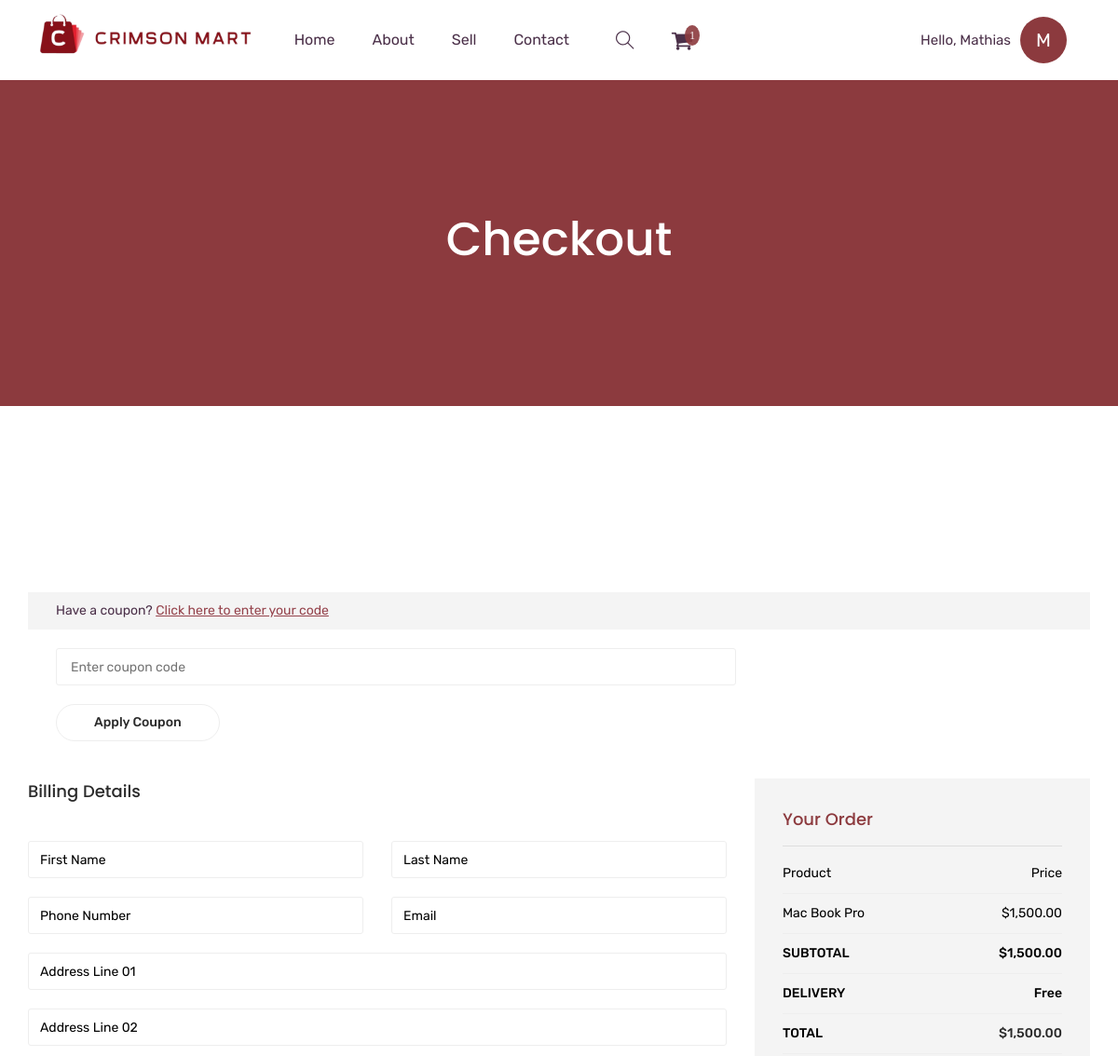
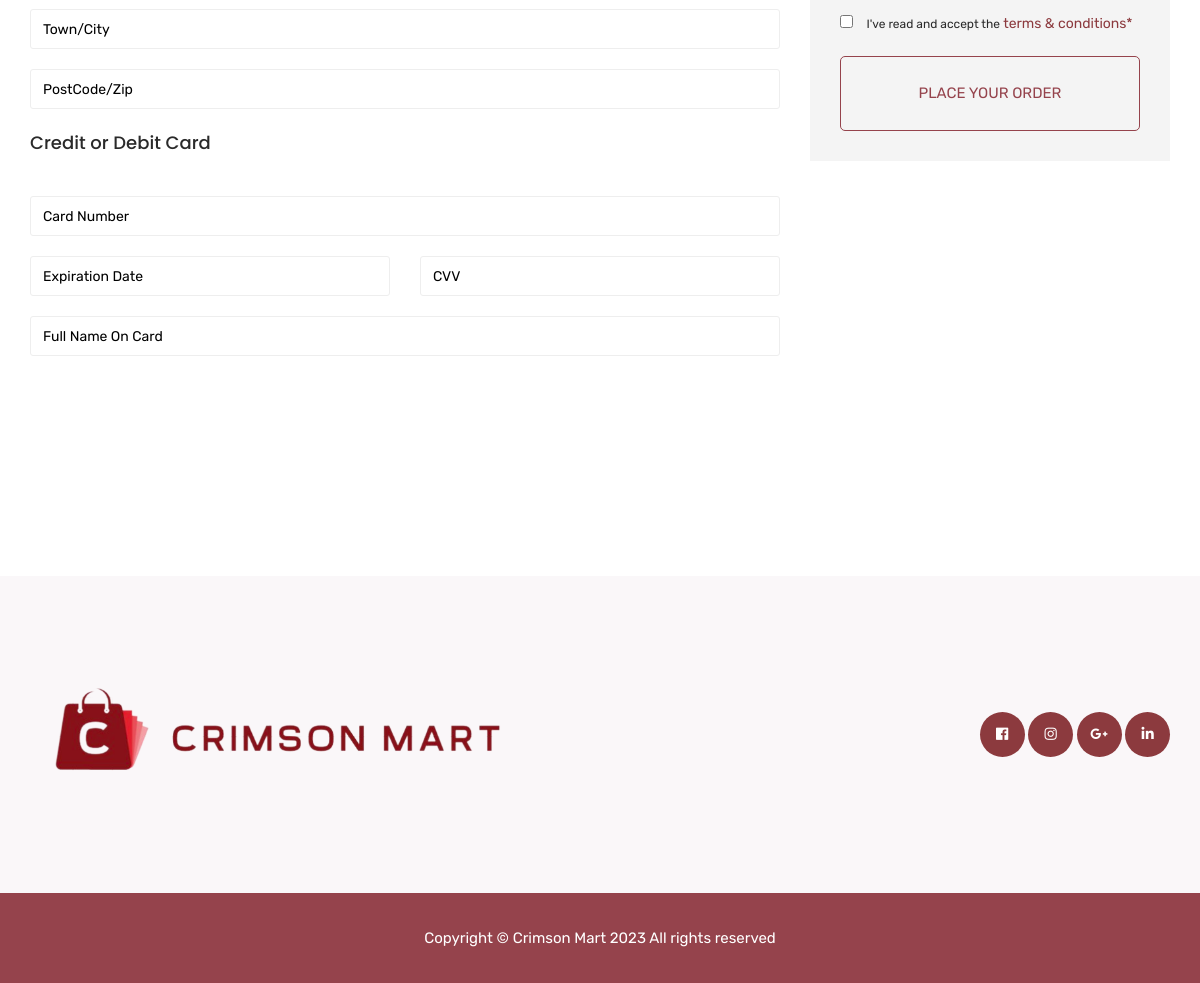
The page /checkout (signed in) on the database its author committed (2 pictures, top to bottom).
### tables this page shows
CREATE TABLE users (
    id INTEGER PRIMARY KEY,
    first_name TEXT,
    last_name TEXT,
    username TEXT,
    password TEXT,
    email TEXT
, 'number' INTEGER);

CREATE TABLE 'cart' ('id' INTEGER PRIMARY KEY AUTOINCREMENT NOT NULL, 'product_id' INTEGER, 'product_name' TEXT, 'product_image' TEXT, 'product_price' INTEGER, 'user_id' INTEGER);

### app.py (the view)
@app.route("/checkout")
@login_required
def checkout():
    user_id = session["user_id"]
    """Show Cart Page"""
    user_data = db.execute(
        "SELECT * FROM users WHERE id = ?",
        user_id
          )
    product_data = db.execute(
        "SELECT * FROM cart WHERE user_id = ?",
        user_id
          )
    cart_count_db = db.execute("SELECT COUNT(*) FROM cart WHERE user_id=?", user_id)
    cart_count = cart_count_db[0]["COUNT(*)"]
    total_price_db = db.execute(
        "SELECT SUM(product_price) FROM cart WHERE user_id = ?",
        user_id
          )
    total_price = total_price_db[0]["SUM(product_price)"]
    return render_template("checkout.html", user_data=user_data,product_data=product_data, cart_count=cart_count,total_price = total_price)

### app.py (called while the page is built)
@app.after_request
def after_request(response):
    response.headers["Cache-Control"] = "no-cache, no-store, must-revalidate"
    response.headers["Expires"] = 0
    response.headers["Pragma"] = "no-cache"
    return response

### helpers.py (called while the page is built)
def login_required(f):
    @wraps(f)
    def decorated_function(*args, **kwargs):
        if session.get("user_id") is None:
            return redirect("/login")
        return f(*args, **kwargs)
    return decorated_function

def usd(value):
    return f"${value:,.2f}"

### templates/checkout.html (shortened to what this page needs)
{% extends "layout.html" %}
{% block main %}
    <section class="breadcrumb_part">
        <div class="container">
            <div class="row">
                <div class="col-lg-12">
                    <div class="breadcrumb_iner">
                        <h2>checkout</h2>
                    </div>
                </div>
            </div>
        </div>
    </section>
  <section class="checkout_area section_padding">
    <div class="container">
      <div class="cupon_area">
        <div class="check_title">
          <h2>
            Have a coupon?
            <a href="#">Click here to enter your code</a>
          </h2>
        </div>
        <input type="text" placeholder="Enter coupon code" />
        <a class="tp_btn" href="#">Apply Coupon</a>
      </div>
      <div class="billing_details">
        <div class="row">
          <div class="col-lg-8">
            <h3>Billing Details</h3>
            <form class="row contact_form" action="/clear_cart" method="post" >
              <div class="col-md-6 form-group p_star">
                <input type="text" class="form-control" id="first" name="name" placeholder="First Name" required/>
              </div>
              <div class="col-md-6 form-group p_star">
                <input type="text" class="form-control" id="last" name="name" placeholder="Last Name"required/>
              </div>
              <div class="col-md-6 form-group p_star">
                <input type="text" class="form-control" id="number" name="number" placeholder="Phone Number" />
              </div>
              <div class="col-md-6 form-group p_star">
                <input type="text" class="form-control" id="email" name="compemailany" placeholder="Email" />
              </div>
              <div class="col-md-12 form-group p_star">
                <input type="text" class="form-control" id="add1" name="add1" placeholder="Address Line 01" />
              </div>
              <div class="col-md-12 form-group p_star">
                <input type="text" class="form-control" id="add2" name="add2" placeholder="Address Line 02" />
              </div>
              <div class="col-md-12 form-group p_star">
                <input type="text" class="form-control" id="city" name="city" placeholder="Town/City"/>
              </div>
              <div class="col-md-12 form-group p_star">
                <input type="text" class="form-control" id="city" name="city" placeholder="PostCode/Zip"/>
              </div>
              <div class="col-md-12 ">
                <h3>Credit or Debit Card</h3>
                </div>
                <div class="col-md-12 form-group p_star">
                  <input type="text" class="form-control" id="add1" name="add1" placeholder="Card Number" />
                </div>
              <div class="col-md-6 form-group p_star">
                <input type="text" class="form-control" id="number" name="number" placeholder="Expiration Date"/>
              </div>
              <div class="col-md-6 form-group p_star">
                <input type="text" class="form-control" id="email" name="compemailany" placeholder="CVV" />
              </div>
              <div class="col-md-12 form-group p_star">
                <input type="text" class="form-control" id="add1" name="add1" placeholder="Full Name On Card" />
              </div>
          </div>
          <div class="col-lg-4">
            <div class="order_box">
              <h2>Your Order</h2>
              <ul class="list">
                <li>
                  <a href="#">Product
                    <span>Price</span>
                  </a>
                </li>
                {%for product in product_data %}
                <li>
                  <a>{{product.product_name}}
                  <span class="last">{{product.product_price | usd}}</span>
                  </a>
                </li>
                {%endfor%}
              </ul>
              {%if total_price is not none%}
              <ul class="list list_2">
                <li>
                  <a href="#">Subtotal
                    <span>{{total_price | usd}}</span>
                  </a>
                </li>
                <li>
                  <a href="#">Delivery
                    <span>Free</span>
                  </a>
                </li>
                <li>
                  <a href="#">Total
                    <span>{{total_price | usd}}</span>
                  </a>
                </li>
                {%endif%}
              </ul>
              <div class="creat_account">
                <input type="checkbox" id="f-option4" name="selector" />
                <label for="f-option4">I've read and accept the </label>
                <a href="#">terms & conditions*</a>
              </div>
              <button class="place">Place Your Order</button>
            </div>
          </div>
        </div>
      </div>
    </div>
  </section>
  <footer class="footer_part">
      <div class="footer_iner section_bg">
          <div class="container">
              <div class="row justify-content-between align-items-center">
                  <div class="col-lg-8">
                      <div class="footer_menu">
                          <div class="footer_logo">
                              <a href="index.html"><img src="/static/img/logo.png" alt="#"></a>
                          </div>
                      </div>
                  </div>
                  <div class="col-lg-4">
                      <div class="social_icon">
                          <a href="#"><i class="fab fa-facebook-f"></i></a>
                          <a href="#"><i class="fab fa-instagram"></i></a>
                          <a href="#"><i class="fab fa-google-plus-g"></i></a>
                          <a href="#"><i class="fab fa-linkedin-in"></i></a>
                      </div>
                  </div>
              </div>
          </div>
      </div>
{% endblock %}

### templates/layout.html (shortened to what this page needs)
<!doctype html>
<html lang="zxx">
<head>
    <link rel="stylesheet" href="../static/css/bootstrap.min.css">
    <link rel="stylesheet" href="../static/css/animate.css">
    <link rel="stylesheet" href="../static/css/owl.carousel.min.css">
    <link rel="stylesheet" href="../static/css/all.css">
    <link rel="stylesheet" href="../static/css/flaticon.css">
    <link rel="stylesheet" href="../static/css/themify-icons.css">
    <link rel="stylesheet" href="../static/css/magnific-popup.css">
    <link rel="stylesheet" href="../static/css/slick.css">
    <link rel="stylesheet" href="../static/css/style.css">
    <link rel="stylesheet" href="https://cdnjs.cloudflare.com/ajax/libs/font-awesome/4.7.0/css/font-awesome.min.css">
</head>
<body>
    <header class="main_menu home_menu">
        <div class="container">
            <div class="row align-items-center justify-content-center">
                <div class="col-lg-12">
                    <nav class="navbar navbar-expand-lg navbar-light">
                        <a class="navbar-brand" href="/"> <img src="/static/img/logo.png" alt="logo"> </a>
                        <div class="collapse navbar-collapse main-menu-item" id="navbarSupportedContent">
                            <ul class="navbar-nav">
                                <li class="nav-item">
                                    <a class="nav-link" href="/">Home</a>
                                </li>
                                <li class="nav-item">
                                    <a class="nav-link" href="/about">about</a>
                                </li>
                                <li class="nav-item">
                                    <a class="nav-link" href="/sell" >
                                        Sell
                                    </a>
                                </li>
                                <li class="nav-item">
                                    <a class="nav-link" href="/contact">Contact</a>
                                </li>
                            </ul>
                        </div>
                        <div class="hearer_icon d-flex align-items-center">
                            <a id="search_1" href="javascript:void(0)"><i class="ti-search"></i></a>
                            <a href="/cart">
                                <i class="fa badge" style="font-size:24px" value={{cart_count}}>&#xf07a;</i>
                            </a>
                        </div>
                        <div class="container justify-content-end">
                            <span class="greeting">Hello,
                            {%for user in user_data%}
                            {%set firstname = user.first_name%}
                            {%set lastname = user.last_name%}
                            {%set first_character = firstname[0]%}
                            {{firstname}}
                            </span>
                            <div class="dropdown">
                              <div class="circular-div " id="userDropdown" role="button" data-toggle="dropdown" aria-haspopup="true" aria-expanded="false">
                                {{first_character}}
                              </div>
                                <span class="dropdown-item">{{firstname}} {{lastname}}{%endfor%}</span>
                            </div>
                          </div>
                    </nav>
                </div>
            </div>
        </div>
    </header>
    {% block main %}{% endblock %}
    <footer class="footer_part">
        <div class="copyright_part ">
            <div class="container d-flex justify-content-center align-items-center ">
                <div class="row ">
                    <div class="col-lg-12">
                        <div class="copyright_text">
                            <P>
                          Copyright &copy; Crimson Mart 2023 All rights reserved
                            </P>
                        </div>
                    </div>
                </div>
            </div>
        </div>
    </footer>
</body>
</html>

### static/css/all.css (style rules this page uses)
.fa, .fas, .far, .fal, .fab { -moz-osx-font-smoothing: grayscale; -webkit-font-smoothing: antialiased; display: inline-block; font-style: normal; font-variant: normal; text-rendering: auto; line-height: 1; }
.fa-facebook-f:before { content: "\f39e"; }
.fa-google-plus-g:before { content: "\f0d5"; }
.fa-instagram:before { content: "\f16d"; }
.fa-linkedin-in:before { content: "\f0e1"; }
.fab { font-family: 'Font Awesome 5 Brands'; }
.fa, .fas { font-family: 'Font Awesome 5 Free'; font-weight: 900; }

### rows shown on the page
users: first_name "Mathias", first_character "M"
cart: product_name "Mac Book Pro", product_price "$1,500.00"

### other values the page prints
{{ total_price | usd }} "$1,500.00"
